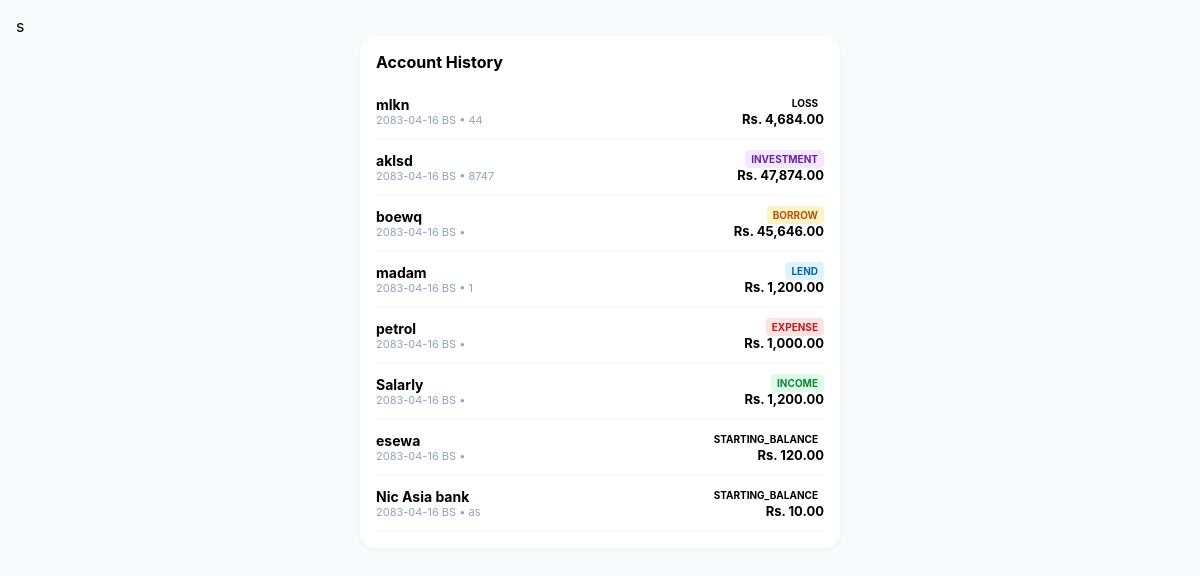
Page /ledger.php (signed in) on the committed database.
### tables this page shows
CREATE TABLE `transactions` (
  `id` int(11) NOT NULL,
  `user_id` int(11) NOT NULL,
  `transaction_type` enum('starting_balance','income','expense','lend','borrow','investment','loss') NOT NULL,
  `subject` varchar(100) NOT NULL,
  `amount` decimal(12,2) NOT NULL,
  `party_name` varchar(255) DEFAULT NULL,
  `date_ad` date NOT NULL,
  `date_bs` varchar(10) NOT NULL,
  `remarks` text DEFAULT NULL,
  `created_at` timestamp NOT NULL DEFAULT current_timestamp()
);

### ledger.php (the view, shortened to what this page needs)
<?php
require_once 'db.php';
$user_id = $_SESSION['user_id'];
$query = "SELECT * FROM transactions WHERE user_id = ? ORDER BY id DESC";
$stmt = $conn->prepare($query);
$stmt->bind_param("i", $user_id);
$stmt->execute();
$transactions = $stmt->get_result();
?>
<!DOCTYPE html>
<html lang="en">
<head>
</head>
<body>
    <div class="ledger-card">
        <h3 style="font-size: 16px; margin-bottom: 12px;">Account History</h3>
        <?php if ($transactions->num_rows > 0): ?>
            <?php while ($row = $transactions->fetch_assoc()): ?>
                <div class="ledger-item">
                    <div>
                        <strong style="font-size: 14px;"><?= htmlspecialchars($row['subject']); ?></strong>
                        <small style="display: block; font-size: 11px; color: #94a3b8;"><?= htmlspecialchars($row['date_bs']); ?> BS • <?= htmlspecialchars($row['remarks'] ?? '-'); ?></small>
                    </div>
                    <div style="text-align: right;">
                        <span class="badge badge-<?= $row['transaction_type']; ?>"><?= $row['transaction_type']; ?></span>
                        <p style="font-size: 13px; font-weight: 700; margin-top: 2px;">Rs. <?= number_format($row['amount'], 2); ?></p>
                    </div>
                </div>
            <?php endwhile; ?>
        <?php else: ?>
            <p style="text-align: center; color: #888; padding: 20px 0;">No entries recorded yet.</p>
        <?php endif; ?>
    </div>
</body>
</html>

### ledger.php (style rules this page uses)
* { box-sizing: border-box; margin: 0; padding: 0; font-family: -apple-system, BlinkMacSystemFont, "Segoe UI", Roboto, sans-serif; }
body { background-color: #f8fafc; padding: 16px; padding-bottom: 80px; }
.ledger-card { background: #ffffff; border-radius: 16px; padding: 16px; max-width: 480px; margin: 0 auto; box-shadow: 0 2px 6px rgba(0,0,0,0.03); }
.ledger-item { display: flex; justify-content: space-between; align-items: center; padding: 12px 0; border-bottom: 1px solid #f1f5f9; }
.badge { font-size: 10px; font-weight: 700; padding: 3px 6px; border-radius: 4px; text-transform: uppercase; }
.badge-income { background: #dcfce7; color: #15803d; }
.badge-expense { background: #fee2e2; color: #b91c1c; }
.badge-lend { background: #e0f2fe; color: #0369a1; }
.badge-borrow { background: #fef3c7; color: #b45309; }
.badge-investment { background: #f3e8ff; color: #6b21a8; }

### rows in the picture
transactions: subject "mlkn", date_bs "2083-04-16", remarks "44", transaction_type "LOSS", amount "4,684.00"
transactions: subject "aklsd", date_bs "2083-04-16", remarks "8747", transaction_type "INVESTMENT", amount "47,874.00"
transactions: subject "boewq", date_bs "2083-04-16", transaction_type "BORROW", amount "45,646.00"
transactions: subject "madam", date_bs "2083-04-16", remarks "1", transaction_type "LEND", amount "1,200.00"
transactions: subject "petrol", date_bs "2083-04-16", transaction_type "EXPENSE", amount "1,000.00"
transactions: subject "Salarly", date_bs "2083-04-16", transaction_type "INCOME", amount "1,200.00"
transactions: subject "esewa", date_bs "2083-04-16", transaction_type "STARTING_BALANCE", amount "120.00"
transactions: subject "Nic Asia bank", date_bs "2083-04-16", remarks "as", transaction_type "STARTING_BALANCE", amount "10.00"
